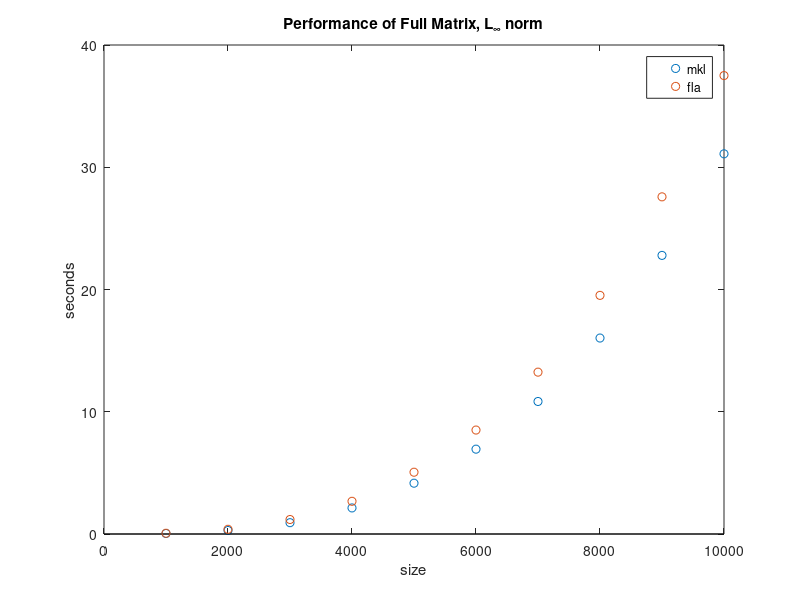

Source code (MATLAB):
function [] = fi()
for i=1:10
    size(1,i)=i*1000;
end
mkl =[  3.999e-02;
 2.876e-01;
 9.266e-01;
 2.133e+00;
 4.156e+00;
 6.940e+00;
 1.084e+01;
 1.603e+01;
 2.279e+01;
 3.110e+01;

];
fla =[ 6.052e-02;
 3.850e-01;
 1.186e+00;
 2.675e+00;
 5.054e+00;
 8.504e+00;
 1.324e+01;
 1.952e+01;
 2.758e+01;
 3.750e+01;
];

X = size;
Y=[mkl,fla];

stem(X,Y,'LineStyle','none');
legend('mkl','fla');
title('Performance of Full Matrix, L_{\infty} norm')
xlabel('size');
ylabel('seconds')
return